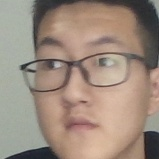
//> input picture face_v3.1/core/recongnition/DATA/FACES_RECORD/2019-04-25 19_11_12 Stranger.jpg, 159 x 159 px, given in place of the camera
$ ./recongnition   (built with g++ and OpenCV 4)
//> lines starting //> are read from the running program, lines starting //| are printed output that depends on the picture; after the words box and inside, x2 and y2 are one past the last pixel; in counts of white or black regions, pixels touching at a corner belong together
### face_v3.1/core/recongnition/LinuxSerial.hpp
#pragma once

#ifndef UINT
typedef unsigned int UINT;
#endif

#ifndef UCHAR
typedef unsigned char UCHAR;
#endif

/**
* @brief: CLinuxSerial class　实现串口通信
*/
class CLinuxSerial
{
public:
    CLinuxSerial();
    CLinuxSerial(UINT portNo = 0 , UINT baudRate = 115200 );
    ~CLinuxSerial();

    bool InitPort(UINT portNo = 0, UINT baudRate = 115200);
    UINT ReadData(UCHAR *data, UINT length);
    UINT WriteData(UCHAR *data, UINT length);
    UINT GetBytesInCom();

private:
    int m_iSerialID;
    bool OpenPort(UINT portNo);
    void ClosePort();
};

### face_v3.1/core/recongnition/LinuxSerial.cpp
#include "LinuxSerial.hpp"
#include <string>
#include <string.h>
#include <fcntl.h>
#include <sys/ioctl.h>
#include <termios.h>
#include <unistd.h>
#include <sys/types.h>
#include <sys/stat.h>
#include <stdio.h>

CLinuxSerial::CLinuxSerial(UINT portNo /*=1*/ , UINT baudRate /*= 115200*/ )
{
    InitPort(portNo, baudRate);
}

CLinuxSerial::~CLinuxSerial()
{
    ClosePort();
}

bool CLinuxSerial::OpenPort(UINT portNo)
{
    char portStr[20];
    sprintf(portStr, "/dev/ttyUSB%d", portNo);
    m_iSerialID = open(portStr, O_RDWR);  //block mode
    if(m_iSerialID < 0)
    {
        printf("open serial error!\n");
        return false;
    }
    return true;
}

void CLinuxSerial::ClosePort()
{
    close(m_iSerialID);
    m_iSerialID= -1;
}

bool CLinuxSerial::InitPort(UINT portNo /*= 1*/, UINT baudRate /*= 115200*/)
{
    char data_bits = 8;
    char parity_bits = 'N';
    char stop_bits = 1;
    ClosePort();
    bool res = OpenPort(portNo);
    if(!res)
        return false;

        int st_baud[]=
        {
            B4800,
            B9600,
            B19200,
            B38400,
            B57600,
            B115200,
            B230400,
            B1000000,
            B1152000,
            B3000000,
        };
        int std_rate[]=
        {
            4800,
            9600,
            19200,
            38400,
            57600,
            115200,
            230400,
            1000000,
            1152000,
            3000000,
        };

        int i,j;
        struct termios newtio, oldtio;
        /* save current port parameter */
        if (tcgetattr(m_iSerialID, &oldtio) != 0)
        {
            printf("%s,%d:ERROR\n",__func__,__LINE__);
            return -1;
        }
        bzero(&newtio, sizeof(newtio));

        /* config the size of char */
        newtio.c_cflag |= CLOCAL | CREAD;
        newtio.c_cflag &= ~CSIZE;

        /* config data bit */
        switch (data_bits)
        {
        case 7:
            newtio.c_cflag |= CS7;
            break;
        case 8:
            newtio.c_cflag |= CS8;
            break;
        }
        /* config the parity bit */
        switch (parity_bits)
        {
            /* odd */
        case 'O':
        case 'o':
            newtio.c_cflag |= PARENB;
            newtio.c_cflag |= PARODD;
            break;
            /* even */
        case 'E':
        case 'e':
            newtio.c_cflag |= PARENB;
            newtio.c_cflag &= ~PARODD;
            break;
            /* none */
        case 'N':
        case 'n':
            newtio.c_cflag &= ~PARENB;
            break;
        }
        /* config baudrate */
        j = sizeof(std_rate)/4;
        for(i = 0;i < j;i ++)
        {
            if(std_rate[i] == baudRate)
            {
                /* set standard baudrate */
                cfsetispeed(&newtio, st_baud[i]);
                cfsetospeed(&newtio, st_baud[i]);
                break;
            }
        }
        /* config stop bit */
        if( stop_bits == 1 )
           newtio.c_cflag &=  ~CSTOPB;
        else if ( stop_bits == 2 )
           newtio.c_cflag |=  CSTOPB;

        /* config waiting time & min number of char */
        newtio.c_cc[VTIME]  = 1;
        newtio.c_cc[VMIN] = 1;

        /* using the raw data mode */
        newtio.c_lflag  &= ~(ICANON | ECHO | ECHOE | ISIG);
        newtio.c_oflag  &= ~OPOST;

        /* flush the hardware fifo */
        tcflush(m_iSerialID,TCIFLUSH);

        /* activite the configuration */
        if((tcsetattr(m_iSerialID,TCSANOW,&newtio))!=0)
        {
            printf("%s,%d:ERROR\n",__func__,__LINE__);
            return -1;
        }
    return true;
}

// [24 lines left out: functions ReadData, WriteData, GetBytesInCom, not called in this run]

### face_v3.1/core/recongnition/recongnition.cpp
#include<opencv2/opencv.hpp>
#include<opencv2/face.hpp>
#include<opencv2/core/core.hpp>
#include<opencv2/face/facerec.hpp>

#include"LinuxSerial.hpp"

#include<iostream>
#include<fstream>
#include<sstream>
#include<math.h>
#include<time.h>
#include<vector>

using namespace std;
using namespace cv;
using namespace cv::face;
CLinuxSerial serial (0,9600);

#define maxname_size 50
vector<string> names(maxname_size);
vector<unsigned int> names_weight = {0};
int stranger_weight = 0;
//RNG g_rng(12345);
Ptr<FaceRecognizer> model;
ofstream allData("../DATA/allData.txt");
bool file_change = 0;
string face_temp = "NULL";

// [13 lines left out: functions _get_data, _send_data, not called in this run]
int Predict(Mat src_image){//识别图片
    Mat face_test;
    int predit = 0;
    //截取ROI
    if(src_image.rows >= 120){
        resize(src_image,face_test,Size(92,112));
    }
    //判断是否正确检测ROI
    if(!face_test.empty()){
        predit = model->predict(face_test);
    }
    cout<<predit<<endl;
    return predit;
}

// [31 lines left out: functions getTime, record, not called in this run]

int main(){
    for(unsigned char i = 0;i<names.size();i++){
        names[i] = cv::format("%d",i);
    }
    names[3] = "RenJunJie";
    names[4] = "Stranger";
    VideoCapture cap(0);
    if(!cap.isOpened()){
        cout<<"cap can't opened!"<<endl;
        return -1;
    }
    Mat frame;
    Mat gray;
    CascadeClassifier cascade;//人脸检测分类器

    cascade.load("../haarcascade_frontalface_alt.xml");//CV官方的数据集

    model = FisherFaceRecognizer::create();
    model->read("../../train/train_result/MyFaceFisherModel.xml");//加载训练好的分类器

    while(1){
        cap>>frame;
//> frame is the input picture: 159 rows x 159 cols, CV_8UC3; mean B, G, R 125.4, 138.8, 156.7
        vector<Rect> faces(0);  //存放人脸
        cvtColor(frame,gray,CV_RGB2GRAY);   //灰度
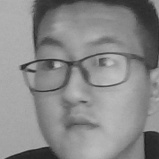
//> gray: 159 rows x 159 cols, CV_8UC1; min 29, max 196, mean 136.8
        equalizeHist(gray,gray);    //直方图均值化
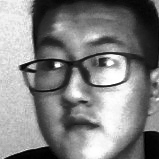
//> gray: 159 rows x 159 cols, CV_8UC1; min 0, max 255, mean 128.9
        cascade.detectMultiScale(gray,faces,1.1,4,0|CV_HAAR_DO_ROUGH_SEARCH,Size(30,30),Size(500,500));//检测人脸
//> faces = 1 Rect (x, y, width, height): [9, 14, 135, 135]
        Mat* pImage_roi = new cv::Mat[faces.size()];
        Mat face;
        Point text;
        //框出人脸
        string str;
        for(int i = 0;i < faces.size();i++){
            pImage_roi[i] = gray(faces[i]);//将所有的脸部保存起来
			text = Point(faces[i].x, faces[i].y);
			if (pImage_roi[i].empty())
				continue;

			int result = Predict(pImage_roi[i]);//识别人脸
            if(result>maxname_size||result == 0){//不在标签范围内的为stranger
                str = "Stranger";
                if(stranger_weight++ > 10){//stranger判断权重,可更改调节灵敏度,识别10次即可确定陌生人身份
                    record(str,frame(faces[i]));
                    //初始化
                    stranger_weight = 0;
                    names_weight[result] = 0;
                }
			}
            else{
                str = names[result];
                if(names_weight[result]++ > 5){//识别到5次即可确认身份
                    record(str,frame(faces[i]));
                    //初始化
                    stranger_weight = 0;
                    names_weight[result] = 0;
                }
            }
			//Scalar color = Scalar(g_rng.uniform(0, 255), g_rng.uniform(0, 255), g_rng.uniform(0, 255));
			rectangle(frame, Point(faces[i].x, faces[i].y), Point(faces[i].x + faces[i].width, faces[i].y + faces[i].height), Scalar(255,0,0), 2, 8);//框出人脸
			putText(frame, str, text, FONT_HERSHEY_COMPLEX, 1, Scalar(0, 0, 255));//显示标签
		}
//> this loop made 1 pass
//> (text, predit in Predict, result, str) on pass 1: (Point(9, 14), 4, 4, "Stranger")
//| 4
//> pass 1, in Predict, `resize(src_image,face_test,Size(92,112));`:
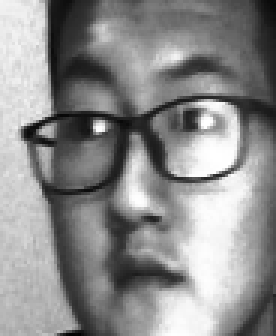
//> face_test: 112 rows x 92 cols, CV_8UC1 (shown 3 times larger); min 2, max 255, mean 139.5
//> pass 1, `putText(frame, str, text, FONT_HERSHEY_COMPLEX, 1, Scalar(0, 0, 255));`:
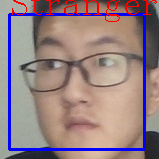
//> frame: 159 rows x 159 cols, CV_8UC3; 7.99% of pixels changed, all inside (x1, y1, x2, y2) = (8, 0, 157, 151)
//> after the loop:
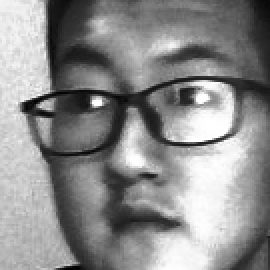
//> pImage_roi: 135 rows x 135 cols, CV_8UC1 (shown 2 times larger); min 0, max 255, mean 139.7
//> after the loop, stranger_weight = 0; names_weight = [0]
		delete[]pImage_roi;
		imshow("face", frame);
       /* if(_get_data() == 'X')
            break;*/
        int c = cv::waitKey(30);
//> the 'e' key is pressed
        if((char)c == 27){ //按esc则退出
            break;
        }

    }

    return 0;
}

$ run again, on face_v3.1/core/recongnition/DATA/FACES_RECORD/2019-04-25 19_11_18 Stranger.jpg
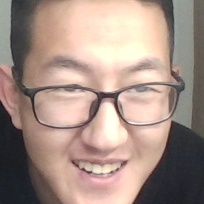
//> input picture face_v3.1/core/recongnition/DATA/FACES_RECORD/2019-04-25 19_11_18 Stranger.jpg, 204 x 204 px, given in place of the camera
//> frame is the input picture: 204 rows x 204 cols, CV_8UC3; mean B, G, R 133.5, 143.7, 165.5
//> faces = 1 Rect (x, y, width, height): [18, 19, 179, 179]
//> the loop `for(int i = 0;i < faces.size();i++)` made 1 pass
//> (text, predit in Predict, result, str) on pass 1: (Point(18, 19), 4, 4, "Stranger")
//> (printed output is left out)
//> pass 1, in Predict, `resize(src_image,face_test,Size(92,112));`:
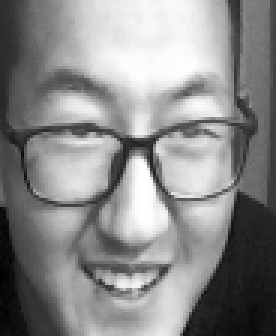
//> face_test: 112 rows x 92 cols, CV_8UC1 (shown 3 times larger); min 1, max 255, mean 138.3
//> after the loop `for(int i = 0;i < faces.size();i++)`:
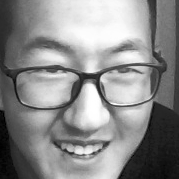
//> pImage_roi: 179 rows x 179 cols, CV_8UC1; min 0, max 255, mean 138.4
//> after the loop `for(int i = 0;i < faces.size();i++)`: stranger_weight = 0; names_weight = [0]
